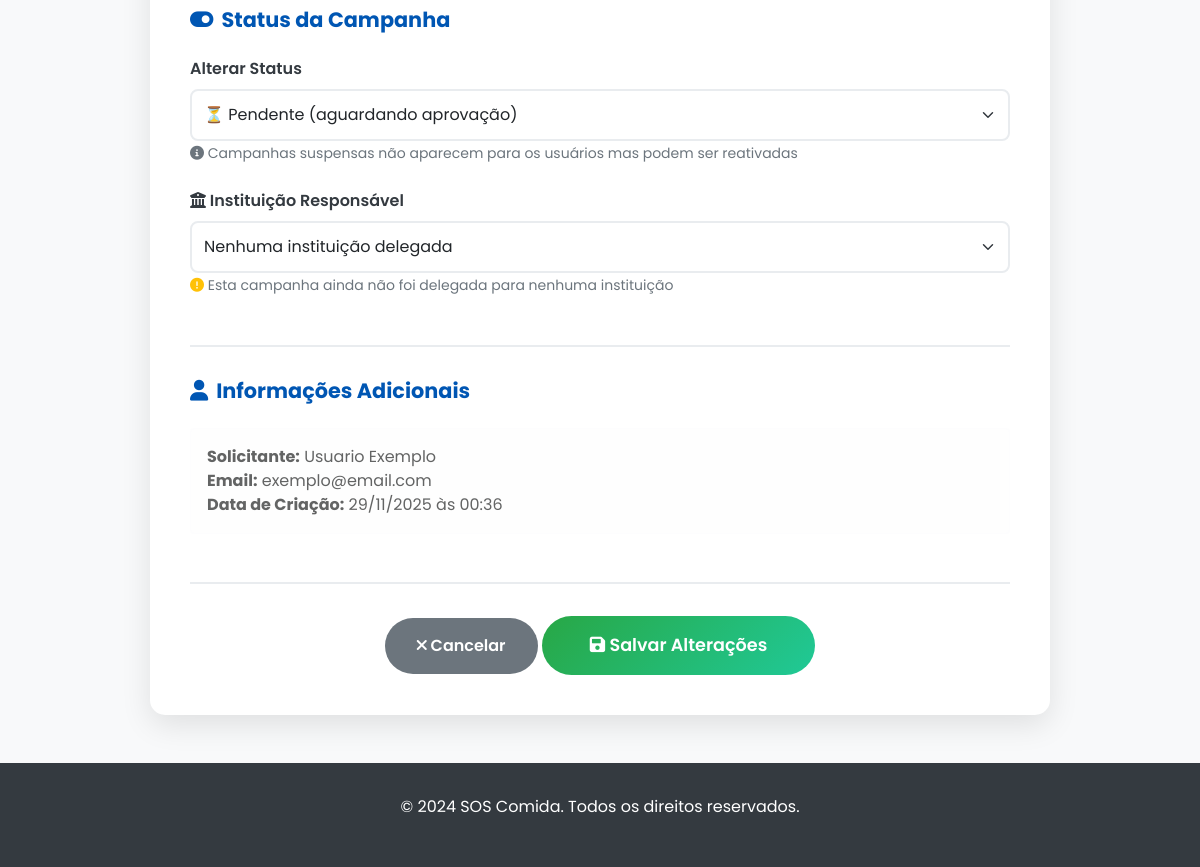
The app's page /moderacao/editar_campanha/3 (signed in, lower part), older data.
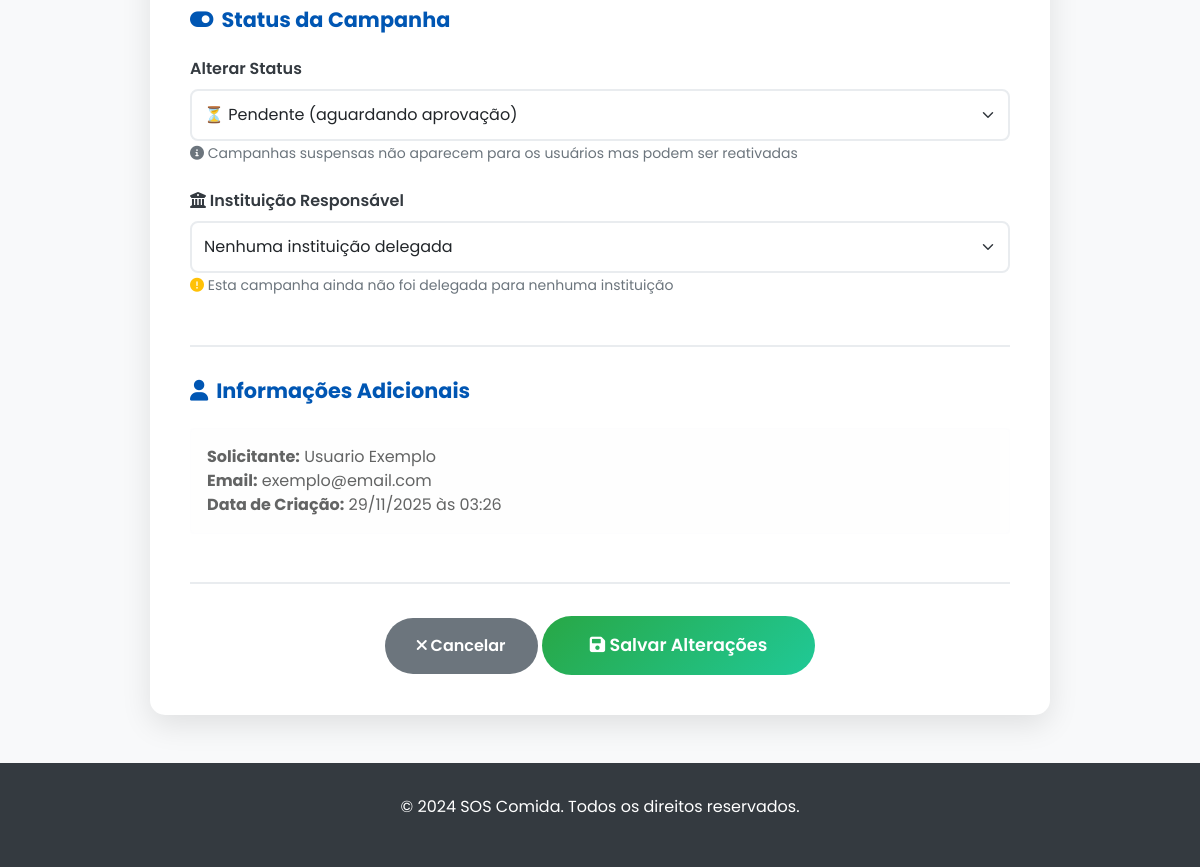
The same page, newer data.
### models.py (models this page shows)
class Campanha(db.Model):
    __tablename__ = 'campanhas'
    id = db.Column(db.Integer, primary_key=True)
    titulo = db.Column(db.String(200), nullable=False)
    descricao = db.Column(db.Text, nullable=False)
    localizacao = db.Column(db.String(200), nullable=False)
    meta_voluntarios = db.Column(db.Integer, default=10)
    meta_doacoes = db.Column(db.Numeric(10, 2), default=1000.00)
    arrecadado = db.Column(db.Numeric(10, 2), default=0.00)
    imagem = db.Column(db.String(200), default='campanha1.jpg')
    status = db.Column(db.String(20), default='ativa')
    data_criacao = db.Column(db.DateTime, default=datetime.utcnow)
    data_fim = db.Column(db.DateTime)
    solicitante_id = db.Column(db.Integer, db.ForeignKey('usuarios.id'), nullable=True)
    solicitante = db.relationship('Usuario', foreign_keys=[solicitante_id], backref=db.backref('campanhas_solicitadas', lazy=True))
    instituicao_id = db.Column(db.Integer, db.ForeignKey('usuarios.id'), nullable=True)
    instituicao_delegada = db.relationship('Usuario', foreign_keys=[instituicao_id], backref=db.backref('campanhas_delegadas', lazy=True))

### main.py (the view, shortened to what this page needs)
@app.route('/moderacao/editar_campanha/<int:campanha_id>', methods=['GET', 'POST'])
@login_required
def editar_campanha_moderacao(campanha_id):
    if current_user.tipo != 'moderador':
        flash('Acesso negado.', 'error')
        return redirect(url_for('home'))
    campanha = Campanha.query.get_or_404(campanha_id)
    instituicoes = Usuario.query.filter_by(tipo='instituicao', status_aprovacao='aprovada').all()
    return render_template('editar_campanha_moderacao.html',
                         campanha=campanha,
                         instituicoes=instituicoes,
                         usuario=current_user)

### main.py (called while the page is built)
@lm.user_loader
def user_loader(id):
    return Usuario.query.get(int(id))

### templates/editar_campanha_moderacao.html (shortened to what this page needs)
{% extends "base.html" %}
{% block content %}
<div class="container">
    <div class="form-container">
        <form method="POST" enctype="multipart/form-data" id="formEditarCampanha">
            <div class="form-section">
                <h3 class="form-section-title">
                    <i class="fas fa-toggle-on"></i> Status da Campanha
                </h3>
                <div class="mb-3">
                    <label class="form-label" for="status">Alterar Status</label>
                    <select id="status" name="status" class="form-select">
                        <option value="pendente" {% if campanha.status == 'pendente' %}selected{% endif %}>
                            ⏳ Pendente (aguardando aprovação)
                        </option>
                    </select>
                    <small class="text-muted">
                        <i class="fas fa-info-circle"></i>
                        Campanhas suspensas não aparecem para os usuários mas podem ser reativadas
                    </small>
                </div>
                <div class="mb-3 mt-4">
                    <label class="form-label" for="instituicao_id">
                        <i class="fas fa-university"></i> Instituição Responsável
                    </label>
                    <select id="instituicao_id" name="instituicao_id" class="form-select">
                        <option value="">Nenhuma instituição delegada</option>
                    </select>
                    <small class="text-muted">
                        {% if campanha.instituicao_delegada %}
                            <i class="fas fa-check-circle text-success"></i>
                            Atualmente delegada para: <strong>{{ campanha.instituicao_delegada.instituicao_nome }}</strong>
                        {% else %}
                            <i class="fas fa-exclamation-circle text-warning"></i>
                            Esta campanha ainda não foi delegada para nenhuma instituição
                        {% endif %}
                    </small>
                </div>
            </div>
            {% if campanha.solicitante %}
            <div class="form-section">
                <h3 class="form-section-title">
                    <i class="fas fa-user"></i> Informações Adicionais
                </h3>
                <div class="alert alert-light">
                    <strong>Solicitante:</strong> {{ campanha.solicitante.nome }}<br>
                    <strong>Email:</strong> {{ campanha.solicitante.email }}<br>
                    <strong>Data de Criação:</strong> {{ campanha.data_criacao.strftime('%d/%m/%Y às %H:%M') }}
                </div>
            </div>
            {% endif %}
            <div class="text-center" style="margin-top: 2rem;">
                <a href="{{ url_for('moderacao') }}" class="btn-cancelar">
                    <i class="fas fa-times"></i> Cancelar
                </a>
                <button type="submit" class="btn-salvar">
                    <i class="fas fa-save"></i> Salvar Alterações
                </button>
            </div>
        </form>
    </div>
</div>
{% endblock %}

Row changes from the older to the newer data that the page shows:
changed Campanha "⏳ Pendente (aguardando aprovação)": data_criacao "29/11/2025 às 00:36" → "29/11/2025 às 03:26"
